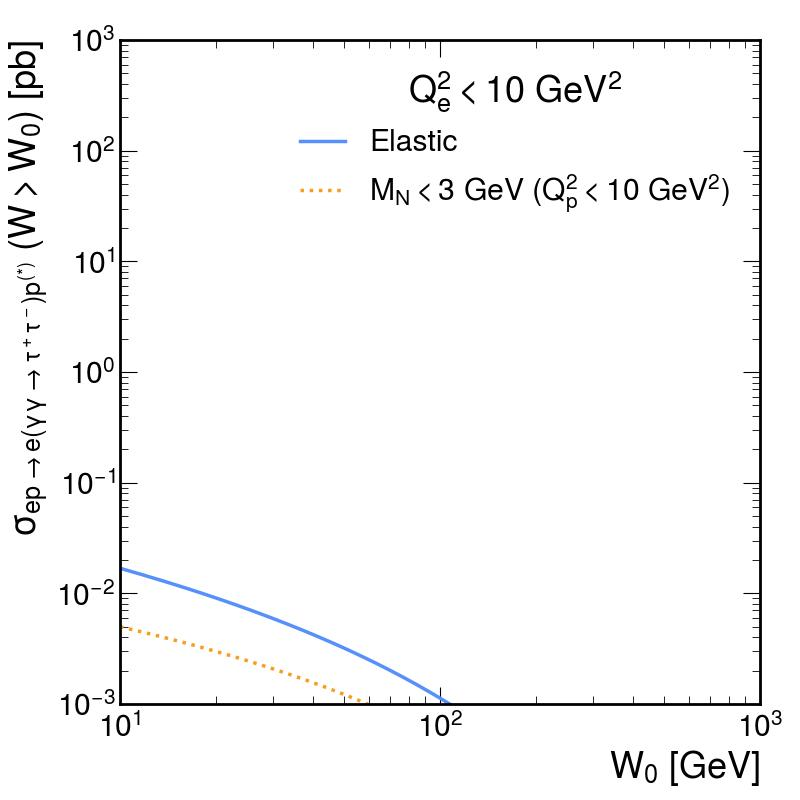

Recreate this plot in Python.
import numpy as np
import matplotlib.pyplot as plt
import mplhep as hep

# Apply CMS style
hep.style.use("CMS")

# Load data from files
inelastic_data = np.loadtxt("Inelastic_Photon_Luminosity_Spectrum_MNmax_3_q2emax_10_q2pmax_10_using_vegas.txt", skiprows=1)
elastic_data = np.loadtxt("Elastic_Photon_Luminosity_Spectrum_q2emax_10_q2pmax_10_using_vegas.txt", skiprows=1)

# Extract W and S_yy values
w_inelastic = inelastic_data[:, 0]
s_yy_inelastic = inelastic_data[:, 1]

w_elastic = elastic_data[:, 0]
s_yy_elastic = elastic_data[:, 1]

# Integration using trapezoidal rule
def integrate_luminosity(w, s_yy):
    integrated = []
    for i in range(len(w)):
        integrated.append(np.trapz(s_yy[i:], w[i:]))
    return np.array(integrated)

# Perform integration
sigma_inelastic = integrate_luminosity(w_inelastic, s_yy_inelastic)
sigma_elastic = integrate_luminosity(w_elastic, s_yy_elastic)

# Plotting
fig, ax = plt.subplots(figsize=(8, 8))
plt.subplots_adjust(left=0.15, right=0.95, bottom=0.12, top=0.95)

# Set axis limits
ax.set_xlim(10, 1000)
ax.set_ylim(1e-3, 1e3)

# Plot curves
ax.loglog(w_elastic, sigma_elastic, label="Elastic", linewidth=2.5, linestyle="solid")
ax.loglog(w_inelastic, sigma_inelastic, label=r"$M_N < 3$ GeV ($Q^2_p < 10$ GeV$^2$)", linewidth=2.5, linestyle="dotted")

# Add title and legend
ax.legend(title=r"$Q^2_e < 10$ GeV$^2$", loc="upper right")

# Add labels
ax.set_xlabel(r"$W_0$ [GeV]")
ax.set_ylabel(r"$\sigma_{\mathrm{ep} \to \mathrm{e}(\gamma\gamma \to \tau^+\tau^-)\mathrm{p}^{(*)}}$ ($W > W_0$) [pb]")

# Save and show plot
plt.savefig("photon_luminosity_spectrum_comparison.pdf")
plt.savefig("photon_luminosity_spectrum_comparison.jpg")
plt.show()
